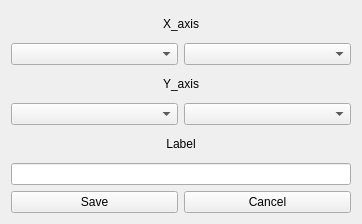
<?xml version="1.0" encoding="UTF-8"?>
<ui version="4.0">
 <class>widget_Axis_AP</class>
 <widget class="QWidget" name="widget_Axis_AP">
  <property name="geometry">
   <rect>
    <x>0</x>
    <y>0</y>
    <width>362</width>
    <height>224</height>
   </rect>
  </property>
  <property name="windowTitle">
   <string>X_axis,Y_axis</string>
  </property>
  <property name="windowIcon">
   <iconset resource="../resources/apprcc.qrc">
    <normaloff>:/APThrehold_icon.png</normaloff>:/APThrehold_icon.png</iconset>
  </property>
  <layout class="QVBoxLayout" name="verticalLayout_3">
   <item>
    <layout class="QVBoxLayout" name="verticalLayout_x">
     <item>
      <widget class="QLabel" name="label_X_axis">
       <property name="text">
        <string>&lt;html&gt;&lt;head/&gt;&lt;body&gt;&lt;p align=&quot;center&quot;&gt;X_axis&lt;/p&gt;&lt;/body&gt;&lt;/html&gt;</string>
       </property>
      </widget>
     </item>
     <item>
      <layout class="QHBoxLayout" name="horizontalLayout_x">
       <item>
        <widget class="QComboBox" name="comboBox_X_axis_main"/>
       </item>
       <item>
        <widget class="QComboBox" name="comboBox_X_axis_sub"/>
       </item>
      </layout>
     </item>
    </layout>
   </item>
   <item>
    <layout class="QVBoxLayout" name="verticalLayout_y">
     <item>
      <widget class="QLabel" name="label_Y_axis">
       <property name="text">
        <string>&lt;html&gt;&lt;head/&gt;&lt;body&gt;&lt;p align=&quot;center&quot;&gt;Y_axis&lt;/p&gt;&lt;/body&gt;&lt;/html&gt;</string>
       </property>
      </widget>
     </item>
     <item>
      <layout class="QHBoxLayout" name="horizontalLayout_y">
       <item>
        <widget class="QComboBox" name="comboBox_Y_axis_main"/>
       </item>
       <item>
        <widget class="QComboBox" name="comboBox_Y_axis_sub"/>
       </item>
      </layout>
     </item>
    </layout>
   </item>
   <item>
    <layout class="QVBoxLayout" name="verticalLayout_label">
     <item>
      <widget class="QLabel" name="label_label">
       <property name="text">
        <string>&lt;html&gt;&lt;head/&gt;&lt;body&gt;&lt;p align=&quot;center&quot;&gt;Label&lt;/p&gt;&lt;/body&gt;&lt;/html&gt;</string>
       </property>
      </widget>
     </item>
     <item>
      <widget class="QLineEdit" name="lineEdit_label"/>
     </item>
    </layout>
   </item>
   <item>
    <layout class="QHBoxLayout" name="horizontalLayout_button">
     <item>
      <widget class="QPushButton" name="pushButton_Save">
       <property name="text">
        <string>Save</string>
       </property>
      </widget>
     </item>
     <item>
      <widget class="QPushButton" name="pushButton_Cancel">
       <property name="text">
        <string>Cancel</string>
       </property>
      </widget>
     </item>
    </layout>
   </item>
  </layout>
 </widget>
 <resources>
  <include location="../resources/apprcc.qrc"/>
 </resources>
 <connections/>
</ui>
